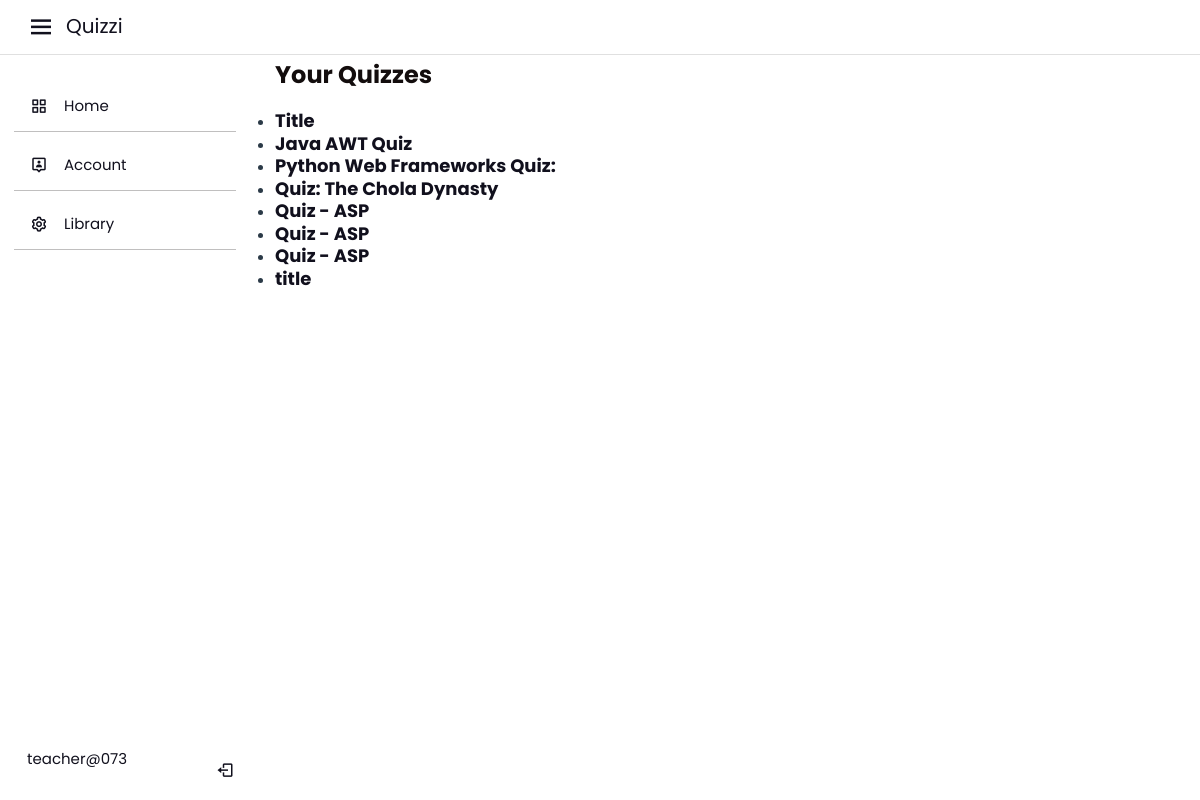
The app's page /library (signed in) with its own data.
### quiz/models.py (models this page shows)
class User(db.Model, UserMixin):
    id = db.Column(db.Integer, primary_key=True)
    username = db.Column(db.String(20), unique=True, nullable=False)
    email = db.Column(db.String(120), unique=True, nullable=False)
    password = db.Column(db.String(60), nullable=False)
    role = db.Column(db.String(7), nullable=False)
    classes_enrolled = db.relationship('Class', backref='students', lazy='dynamic', cascade="all, delete-orphan")
    quizzes = db.relationship('Quiz', backref='user', lazy=True, cascade="all, delete-orphan")
    assignments = db.relationship('Assignment', backref='user', lazy=True, cascade="all, delete-orphan")

class Quiz(db.Model):
    id = db.Column(db.Integer, primary_key=True)
    class_id = db.Column(db.Integer, db.ForeignKey('class.id'))
    quiz_code = db.Column(db.String(5), nullable=False, unique=True)
    title = db.Column(db.String(100), nullable=False)
    timer = db.Column(db.Integer)
    creator_id = db.Column(db.Integer, db.ForeignKey('user.id'), nullable=False)
    datetime = db.Column(db.DateTime, nullable=False)
    questions = db.relationship('Question', backref='quiz', lazy=True, cascade='all, delete-orphan')
    prompt_uploaded = db.relationship('PromptQuiz', backref='quiz', lazy=True, cascade='all, delete-orphan')

### quiz/main/routes.py (the view)
@app.route('/library')
@login_required
def library():
    user = User.query.filter_by(id=current_user.id).first()
    quizzes = Quiz.query.filter_by(creator_id=user.id).all()
    return render_template('library.html', quizzes=quizzes)

### quiz/models.py (called while the page is built)
@login_manager.user_loader
def load_user(user_id):
    return User.query.get(int(user_id))

### quiz/templates/library.html (shortened to what this page needs)
{% extends "layout.html" %}
{% block content %}
<head>
</head>
<body>
    <div class="library">
    <h1>Your Quizzes</h1>
    <ul>
        {% for quiz in quizzes %}
            <li><big><a href="{{ url_for('view_quiz', quiz_id=quiz.id) }}">{{ quiz.title }}</a></big></li>
        {% endfor %}
    </ul>
</div>
</body>
{% endblock %}

### quiz/templates/layout.html (shortened to what this page needs)
<!DOCTYPE html>
<html lang="en">
<head>
   <link rel='stylesheet' href='https://unpkg.com/boxicons@2.1.4/css/boxicons.min.css'>
   <link rel="stylesheet" href="https://cdn.jsdelivr.net/npm/bootstrap@4.3.1/dist/css/bootstrap.min.css">
   <link rel="stylesheet" type="text/css" href="{{ url_for('static', filename='style.css')}}">
   <link rel="stylesheet" type="text/css" href="{{ url_for('static', filename='style2.css')}}">
</head>
<body>
  <nav class="navbar navbar-expand-lg navbar-light custom-light" id="navbar">
    {% if current_user.is_authenticated %}
    <i class='bx bx-menu' id="btn" style="font-size: 30px; padding: 10px; color: #11101d;"></i>
    <div class="logo_name"><a  href="{{url_for('home')}}" style=" font-size: 20px; color: #11101d;">Quizzi</a></div>
        <div class="collapse navbar-collapse" id="navbarSupportedContent">
          <ul class="navbar-nav mr-auto">
            <li >
              </li>
        </nav>
<div class="sidebar open">
  <ul class="nav-list">
    <li>
      <a href="{{ url_for('home') }}">
        <i class='bx bx-grid-alt'></i>
        <span class="links_name">Home</span>
    </a>
    </li>
    <li>
      <a href="{{ url_for('account') }}">
        <i class='bx bx-user-pin'></i>
        <span class="links_name">Account</span>
      </a>
    </li>
    <li>
      <a href="{{url_for('library')}}">
        <i class='bx bx-cog'></i>
        <span class="links_name">Library</span>
      </a>
    </li>
    <li class="profile">
      <div class="profile-details">
        <div class="name_job">
          <div class="name">{{ current_user.username}}</div>
        </div>
      </div>
      <a  href="{{ url_for('logout') }}"><i class='bx bx-log-out' id="log_out"></i></a>
    </li>
  </ul>
</div>
            {% else %}
    <div class="logo_name"><a  href="{{url_for('login')}}">Quizzi</a></div>
    </div>
          </ul>
</nav>
{% endif %}
<section class="home-section">
  <div class="space"></div>
  <main role="main" id="layout" class="container" style="max-width: 100%;">
    <div class="row">
      <div class="col-md-8">
        {% block content %}{% endblock %}
        </div>
        </div>
        </main>
</section>
</body>
</html>

### quiz/static/style.css (style rules this page uses)
* { box-sizing: border-box; font-family: "Poppins", sans-serif; }
.navbar { background-color: #f8f5f5; }
#navbar { background-color: #ffffff; color: white; }
h1, h2, h3, h4, h5, h6 { color: #130d0d; line-height: 1.25; font-size: 28px; font-weight: bold; margin: 0; }
body { background-color: #fff; padding: 0; margin-top: 20px; }
h1 { font-size: 24px; margin-bottom: 20px; }

### quiz/static/style2.css (style rules this page uses)
* { margin: 0; padding: 0; box-sizing: border-box; font-family: "Poppins", sans-serif; }
.sidebar { position: fixed; left: 0; top: 0; height: 100%; width: 78px; background: #fff; padding: 6px 14px; z-index: 99; transition: all 0.5s ease; }
.sidebar.open { width: 250px; }
.sidebar i { color:#11101d; height: 60px; min-width: 50px; font-size: 28px; text-align: center; line-height: 60px; }
.sidebar .nav-list { margin-top: 20px; height: 100%; }
.sidebar li { position: relative; margin: 8px 0; list-style: none; border-bottom: 1px solid rgb(192, 191, 191); }
.sidebar li:last-child { border-bottom: none; }
.sidebar li a { color: #11101d; display: flex; height: 100%; width: 100%; border-radius: 12px; align-items: center; text-decoration: none; transition: all 0.4s ease; background: #fff; }
.sidebar li a .links_name { color:#11101d; font-size: 15px; font-weight: 400; white-space: nowrap; opacity: 0; pointer-events: none; transition: 0.4s; }
.sidebar.open li a .links_name { opacity: 1; pointer-events: auto; }
.sidebar li i { height: 50px; line-height: 50px; font-size: 18px; border-radius: 12px; }
.sidebar li.profile { position: fixed; height: 60px; width: 78px; left: 0; bottom: -8px; padding: 10px 14px; background: #fff; transition: all 0.5s ease; overflow: hidden; }
.sidebar.open li.profile { width: 250px; }
.sidebar li .profile-details { display: flex; align-items: center; flex-wrap: nowrap; }
.sidebar li.profile .name, .sidebar li.profile .job { font-size: 15px; font-weight: 400; padding-left: 13px; color:#11101d; white-space: nowrap; }
.sidebar .profile #log_out { position: absolute; top: 50%; right: 0; transform: translateY(-50%); background: #ffffff; height: 60px; line-height: 60px; border-radius: 0px; transition: all 0.5s ease; }
.sidebar.open .profile #log_out { width: 50px; background: none; }
.home-section { position: relative; min-height: 100vh; top: 0; left: 78px; width: calc(100% - 78px); transition: all 0.5s ease; }
.sidebar.open ~ .home-section { left: 250px; width: calc(100% - 250px); }

### quiz/templates/layout.html (style rules this page uses)
body { color: #2b3a47; line-height: 1.25; font-size: 15px; font-weight: bold; margin: 0; }
.navbar { background:#ffffff; color: white ; height: 55px; -webkit-font-smoothing: antialiased; text-size-adjust: 100%; font-weight: 400; -webkit-tap-highlight-color: transparent; border-bottom: 0.0625rem solid #e0e0e0; line-height: 1.7em; position: fixed; top: 0; width: 100%; z-index: 986; }
.sidebar { margin-top: 55px; }
.space { height: 50px; background: transparent; width: 20px; }
a { color: #11101d; }

### quiz/templates/library.html (style rules this page uses)
.library { margin-top: 10px; margin-left: 10px; }

### records on screen
User: username "teacher@073"
Quiz: title "Title"
Quiz: title "Java AWT Quiz"
Quiz: title "Python Web Frameworks Quiz:"
Quiz: title "Quiz: The Chola Dynasty"
Quiz: title "Quiz - ASP"
Quiz: title "Quiz - ASP"
Quiz: title "Quiz - ASP"
Quiz: title "title"
